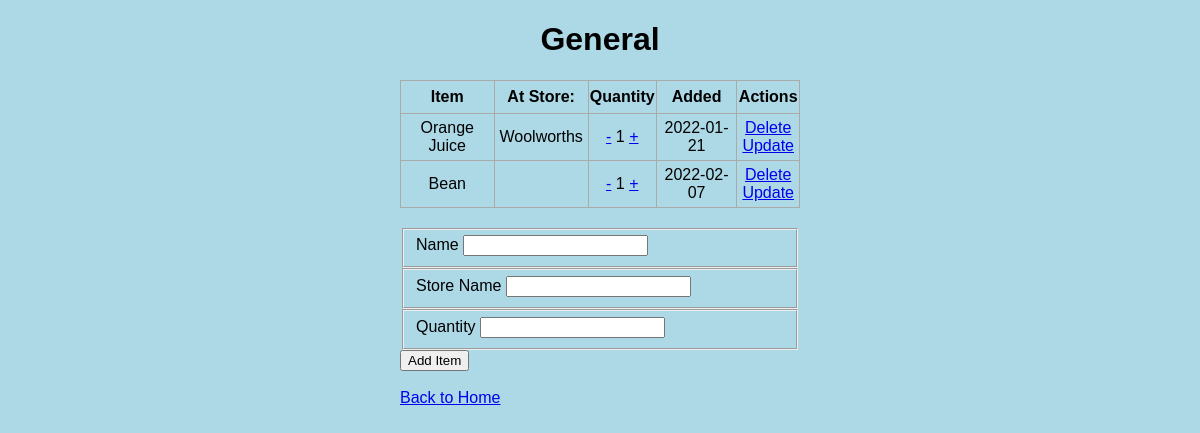
The page /1 on the database its author committed.
### ShoppingList/home/models.py (models this page shows, shortened)
class List(db.Model):
    id = db.Column(db.Integer, primary_key=True)
    list_name = db.Column(db.String(100), nullable=False)
    items = db.relationship("Item", backref='list')
    date_created = db.Column(db.DateTime, default=datetime.utcnow)

### ShoppingList/list/models.py (models this page shows, shortened)
class Item(db.Model):
    id = db.Column(db.Integer, primary_key=True)
    item_name = db.Column(db.String(100), nullable=False)
    store_name = db.Column(db.String(100), nullable=True)
    quantity = db.Column(db.Integer)
    list_id = db.Column(db.Integer, db.ForeignKey('list.id'), nullable=False)
    date_created = db.Column(db.DateTime, default=datetime.utcnow)

### ShoppingList/list/list_routes.py (the view)
@list_bp.route('/<int:list_id>', methods=['POST', 'GET'])
def list(list_id):
    form = ItemForm()
    if form.validate_on_submit():
        item_name = form.name.data
        store_name = form.store_name.data
        quantity = form.quantity.data
        new_item = Item(item_name=item_name, store_name=store_name, quantity=quantity, list_id=list_id)
        try:
            db.session.add(new_item)
            db.session.commit()
            return redirect(url_for('list_bp.list', list_id=list_id))
        except:
            return 'There was an issue adding your item'
    else:
        items = Item.query.order_by(Item.date_created).filter(Item.list_id == list_id).all()
        list = List.query.get_or_404(list_id)
        return render_template('list.html', items=items, list=list, form=form)

### ShoppingList/list/forms.py
class ItemForm(FlaskForm):
    name = StringField(
        'Name',
        [DataRequired(message="Your item must have a name")]
    )
    store_name = StringField(
        'Store Name'
    )
    quantity = IntegerField(
        'Quantity',
        [
            DataRequired(),
            NumberRange(min=1,
            message=('Your quantity should be at least 1.'))
        ]
    )
    submit = SubmitField('Add Item')

### ShoppingList/list/templates/list.html (shortened to what this page needs)
{% extends 'base.html' %}
{% block body %}
<div class="content">
    <h1 style="text-align: center">{{ list.list_name }}</h1>
    {% if items|length < 1 %}
    <h4 style="text-align: center">There are no items.  Add one below!</h4>
    {% else %}
    <table>
        <tr>
            <th>Item</th>
            <th>At Store:</th>
            <th>Quantity</th>
            <th>Added</th>
            <th>Actions</th>
        </tr>
        {% for item in items %}
        <tr>
            <td>{{ item.item_name }}</td>
            <td>{{ item.store_name }}</td>
            <td><a href="/{{list.id}}/decrement/{{item.id}}">-</a> {{ item.quantity }} <a href="/{{list.id}}/increment/{{item.id}}">+</a></td>
            <td>{{ item.date_created.date() }}</td>
            <td>
                <a href="/{{list.id}}/delete/{{item.id}}">Delete</a>
                <br>
                <a href="/{{list.id}}/update/{{item.id}}">Update</a>
            </td>
        </tr>
        {% endfor %}
    </table>
    {% endif %}
    <div class="form">
        <form action="/{{list.id}}" method="POST">
            <fieldset>
                {{ form.name.label }}
                {{ form.name }}
            </fieldset>
            <fieldset>
                {{ form.store_name.label }}
                {{ form.store_name }}
            </fieldset>
            <fieldset>
                {{ form.quantity.label }}
                {{ form.quantity }}
            </fieldset>
            {{ form.submit }}
        </form>
    </div>
    <br>
    <a href="/">Back to Home</a>
</div>
{% endblock %}

### ShoppingList/static/css/main.css (style rules this page uses)
body, html { margin: 0; font-family: sans-serif; background-color: lightblue; }
.content { margin: 0 auto; width: 400px; }
table, td, th { border: 1px solid #aaa; }
table { border-collapse: collapse; width: 100%; }
th { height: 30px; }
td { text-align: center; padding: 5px; }
.form { margin-top: 20px; }

### rows shown on the page
List: list_name "General"
Item: item_name "Orange Juice", store_name "Woolworths", quantity "1", date_created "2022-01-21"
Item: item_name "Bean", quantity "1", date_created "2022-02-07"
